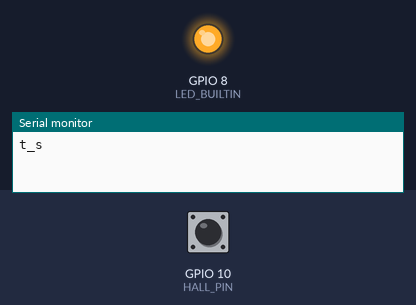
A sketch run on a simulated ESP32-C6. Shown: output pins drawn as LEDs (lit = HIGH), the last lines printed to the serial monitor. The test bench sets the inputs (shaded band); at power-on: GPIO 10 (HALL_PIN) HIGH.

Above: at 1.2 s.
1.3 s: GPIO 10 (HALL_PIN) pulled LOW for 0.15 s
At 1.37 s:
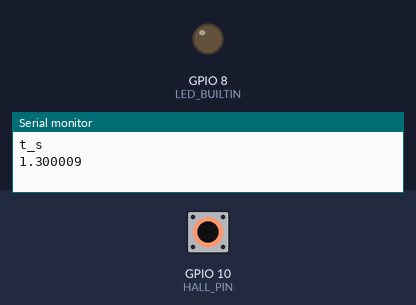
2.9 s: GPIO 10 (HALL_PIN) pulled LOW for 3.2 s
At 7.2 s:
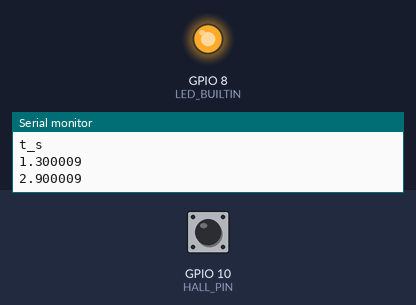
Timing chart, 0 to 8.7 s (numbered marks = the images above; inputs shaded):
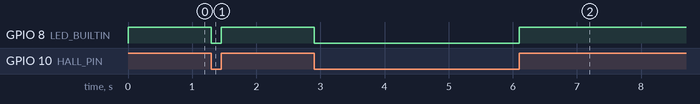

Measured:
- after the input at 1.3 s, GPIO 8 (LED_BUILTIN): HIGH → LOW at once, → HIGH 0.15 s later
- after the input at 2.9 s, GPIO 8 (LED_BUILTIN): HIGH → LOW at once, → HIGH 3.2 s later

The sketch:

utsnurring_logger.ino
```cpp
// Logger pulstider fra en US1881 Hall-latch for utsnurringstest av svinghjulet.
//
// Magneter: to stk rett overfor hverandre på svinghjulet, den ene med sydpolen og den
// andre med nordpolen mot sensoren. Det gir én puls per omdreining og et balansert hjul.
//
// Kobling (TO-92UA sett fra siden med skrift og avrundede hjørner, beina ned: 1 VDD, 2 GND, 3 OUT):
//   XIAO ESP32C6:  VDD -> 5V (VBUS)   GND -> GND   OUT -> D10 (GPIO18)
//   Arduino Uno:   VDD -> 5V          GND -> GND   OUT -> pin 2
// Utgangen er open drain og trekkes opp av den interne pull-upen. På ESP32 må en eventuell
// ekstern pull-up gå til 3V3, aldri til 5V (pinnene tåler ikke 5 V).
//
// Arduino IDE for XIAO C6: Tools > USB CDC On Boot > Enabled, ellers kommer ingen utskrift.
//
// Bruk: åpne Serial Monitor (115200 baud), spinn opp svinghjulet og la det stoppe av seg selv.
// Kopier utskriften til en .csv-fil og kjør  python3 kers_sim.py --utsnurring fil.csv
// Den innebygde LED-en lyser når sensoren ser en sydpol, nyttig for å sjekke magnetene.

#if defined(ARDUINO_ARCH_ESP32)
const uint8_t HALL_PIN = D10;
const bool LED_AKTIV_LAV = true;  // LED-en på XIAO C6 (GPIO15) lyser når pinnen er lav
#define ISR_ATTR IRAM_ATTR
#else
const uint8_t HALL_PIN = 2;
const bool LED_AKTIV_LAV = false;
#define ISR_ATTR
#endif

const byte BUF = 64;

volatile unsigned long tider[BUF];
volatile byte skriv = 0;
byte les = 0;

void ISR_ATTR puls() {
  tider[skriv] = micros();
  skriv = (skriv + 1) % BUF;
}

void setup() {
  Serial.begin(115200);
  pinMode(HALL_PIN, INPUT_PULLUP);
  pinMode(LED_BUILTIN, OUTPUT);
  attachInterrupt(digitalPinToInterrupt(HALL_PIN), puls, FALLING);
  Serial.println("t_s");
}

void loop() {
  bool sydpol = !digitalRead(HALL_PIN);  // utgangen er lav når sensoren ser en sydpol
  digitalWrite(LED_BUILTIN, sydpol != LED_AKTIV_LAV);

  // Skriv ut pulsene som har kommet siden sist. Utskriften skjer her og ikke i
  // avbruddsrutinen, slik at ingen pulser går tapt mens Serial er opptatt.
  while (les != skriv) {
    noInterrupts();
    unsigned long t = tider[les];
    interrupts();
    les = (les + 1) % BUF;

    char linje[24];
    sprintf(linje, "%lu.%06lu", t / 1000000UL, t % 1000000UL);
    Serial.println(linje);
  }
}
```
